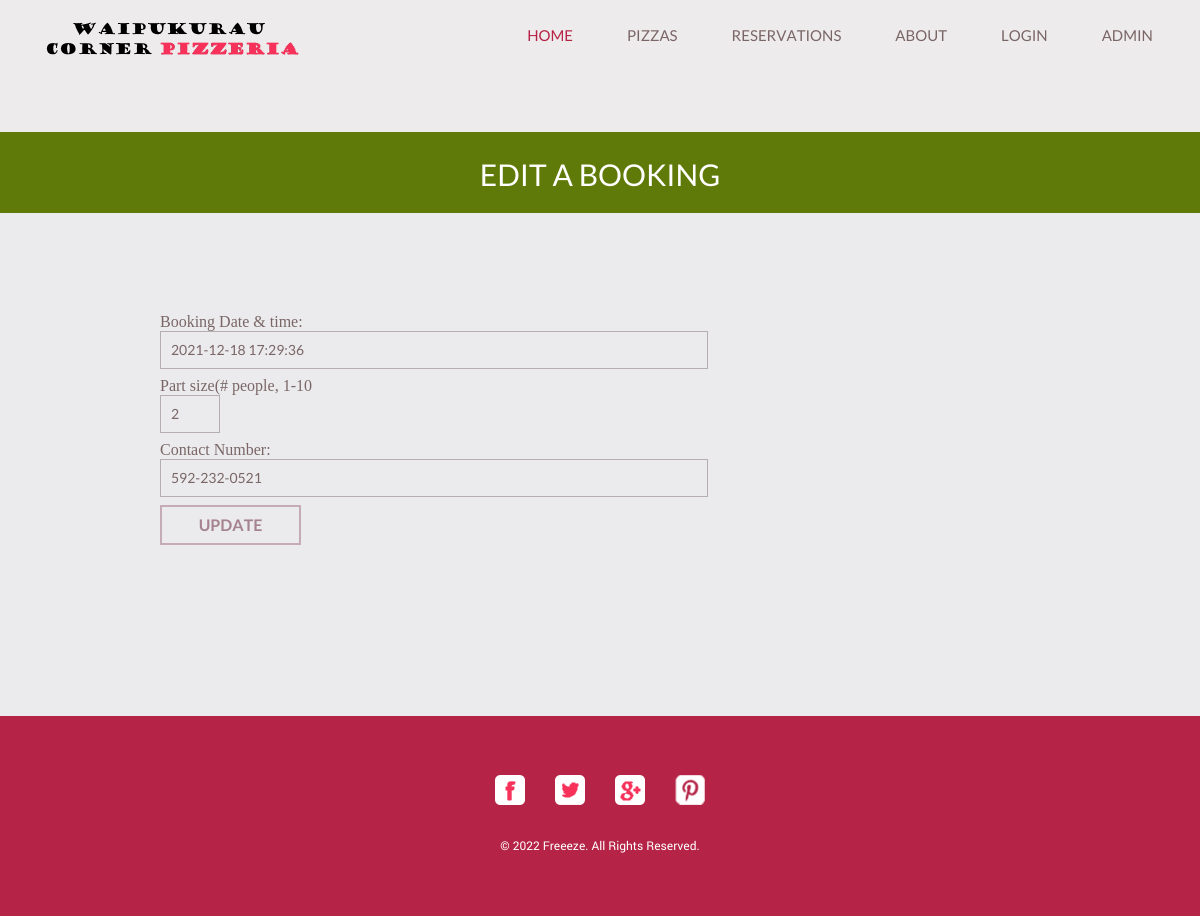
The page /editbooking.php?id=1 on the database its author committed.
### tables this page shows
CREATE TABLE IF NOT EXISTS booking (
  bookingID int unsigned NOT NULL auto_increment,
  customerID int unsigned NOT NULL,
  telephone varchar(14) NOT NULL,
  bookingdate datetime,
  people int default 1,
  PRIMARY KEY (bookingID)
) AUTO_INCREMENT=1;

### editbooking.php (the view, shortened to what this page needs)
<link rel="stylesheet" href="https://cdnjs.cloudflare.com/ajax/libs/flatpickr/4.6.13/flatpickr.min.css"
 />
<?php
include "header.php";
include "menu.php";
$DBC = mysqli_connect("127.0.0.1", DBUSER, DBPASSWORD, DBDATABASE);
if ($_SERVER["REQUEST_METHOD"] == "GET") {
  $id = $_GET['id'];
}
$query =
  'SELECT bookingdate, people, telephone
  FROM booking
  WHERE bookingID=' . $id;
$result = mysqli_query($DBC, $query);
$row = mysqli_fetch_assoc($result);
?>
<div id="body">
  <div class="header">
    <div>
      <h1>Edit a Booking</h1>
    </div>
  </div>
  <div class="body">
    <div class="footer">
      <div class="contact">
        <form method="POST" style="color: #7A6666; margin-top: 60px">
          <label for="date">Booking Date & time: </label>
          <input name="date" id="date" required value="<?php echo $row['bookingdate']; ?>"
            onblur="this.value=!this.value?'YYYY-MM-DD HH-MM':this.value;" onfocus="this.select()"
            onclick="this.value='';">
          <label for="people">Part size(# people, 1-10</label>
          <input type="number" name="people" min="1" max="10" value="<?php echo $row['people']; ?>"
            style="width: 60px;">
          <label for="Email">Contact Number:</label>
          <input type="text" name="contact" value="<?php echo $row['telephone']; ?>"
            onblur="this.value=!this.value?'<?php echo $row['telephone']; ?>':this.value;" onfocus="this.select()"
            onclick="this.value='';" required>
          <input type="submit" name="submit" value="Update" id="submit">
        </form>
      </div>
    </div>
  </div>
  <?php
  include "footer.php";
  ?>

### css/style.css (style rules this page uses)
body { margin: 0; padding: 0; position: relative; width: auto; }
#body { margin: 0; overflow: hidden; padding: 0; position: relative; width: 100%; }
#body div.header { background-color: #5F7A08; margin: 0 auto; max-width: none; overflow: hidden; padding: 0; }
#body div.header div { margin: 0 auto; max-width: 960px; padding: 0; }
#body div.header div h1 { color: #FFFFFF; font-family: lato-regular-webfont; font-size: 30px; font-weight: normal; line-height: 30px; margin: 0; padding: 28px 0 23px; text-align: center; text-transform: uppercase; }
#body div.body { background-color: #ebebed; margin: 0; max-width: none; min-height: 249px; overflow: hidden; padding: 0; width: 100%; }
#body div.footer { margin: 0 auto; max-width: 960px; overflow: hidden; padding: 40px 0 110px; }
#body div { margin: 0 auto; max-width: 960px; padding: 7px 0 57px; }
#body div.footer .contact { float: left; margin: 0 10px 0 0; max-width: none; padding: 0 0 61px 40px; width: 590px; }
#body div.footer .contact form { margin: 0; overflow: hidden; padding: 0; width: 560px; }
#body div.footer .contact form input { background: none; border: 1px solid #B6ADB0; color: #7A6666; display: block; font-family: lato-regular-webfont; font-size: 14px; font-weight: normal; height: 38px; line-height: 38px; margin: 0 0 8px; padding: 0 0 0 10px; text-align: left; width: 548px; }
#body div.footer .contact form input#submit { background: none; border: 2px solid #c5abb4; color: #a5838e; cursor: pointer; display: block; font-family: lato-bold-webfont; font-size: 16px; font-weight: normal; height: 40px; line-height: 36px; margin: 0; padding: 0; text-align: center; text-transform: uppercase; width: 141px; }

### rows shown on the page
booking: date "2021-12-18 17:29:36", people "2", contact "592-232-0521"
